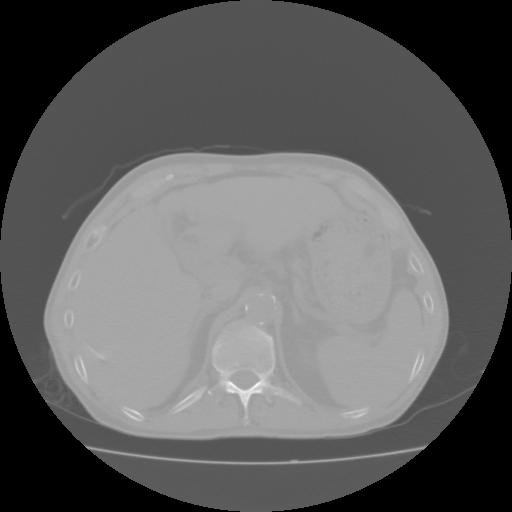
#> input picture Test_Img/11.jpg, 512 x 512 px, found by its file name
$ python Adaptive_Thresholding.py
#> lines starting #> are read from the running program, lines starting #| are printed output that depends on the picture; after the words box and inside, x2 and y2 are one past the last pixel; in counts of white or black regions, pixels touching at a corner belong together
import cv2 as cv
import numpy as np
from matplotlib import pyplot as plt
img = cv.imread('/home/qiao/PythonProjects/Opencv_On_CT/Test_Img/11.jpg',0)
#> img is the input picture: shape (512, 512); min 0, max 255, mean 95.9
img = cv.medianBlur(img,5)
block = 3
ret,th1 = cv.threshold(img,127,255,cv.THRESH_BINARY)
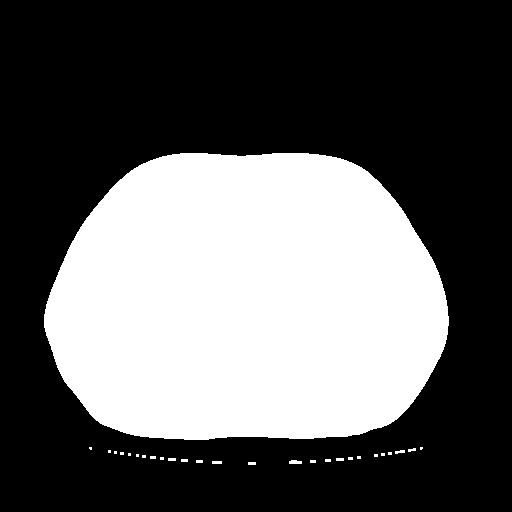
#> th1: shape (512, 512); 36.9% white; 27 white regions (17 under 20 px), largest, box (x1, y1, x2, y2) and area: (44, 153, 449, 440) 96189, (289, 460, 302, 464) 45, (212, 461, 222, 464) 30
th2 = cv.adaptiveThreshold(img,255,cv.ADAPTIVE_THRESH_MEAN_C,\
            cv.THRESH_BINARY,block,2)
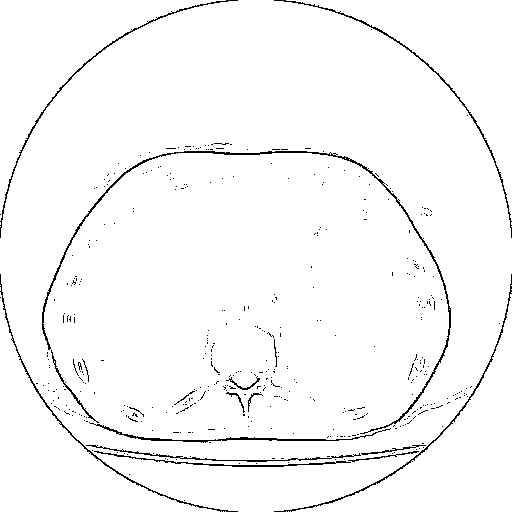
#> th2: shape (512, 512); 97.3% white; black in thin lines or dots
th3 = cv.adaptiveThreshold(img,255,cv.ADAPTIVE_THRESH_GAUSSIAN_C,\
            cv.THRESH_BINARY,block,2)
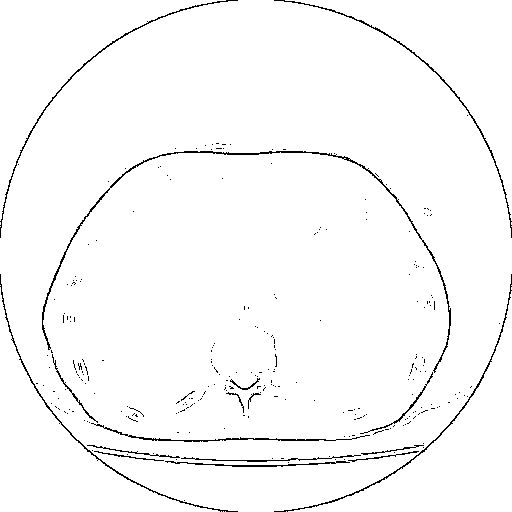
#> th3: shape (512, 512); 97.8% white; black in thin lines or dots
titles = ['Original Image', 'Global Thresholding (v = 127)',
            'Adaptive Mean Thresholding', 'Adaptive Gaussian Thresholding']
images = [img, th1, th2, th3]
for i in range(4):
    plt.subplot(2,2,i+1),plt.imshow(images[i],'gray')
    plt.title(titles[i])
    plt.xticks([]),plt.yticks([])
plt.show()
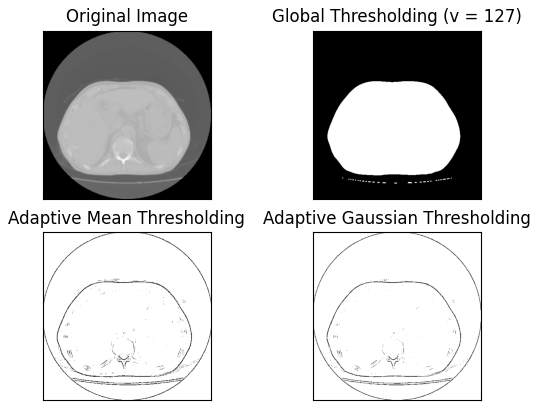
#> figure drawn by matplotlib, 4 panels
